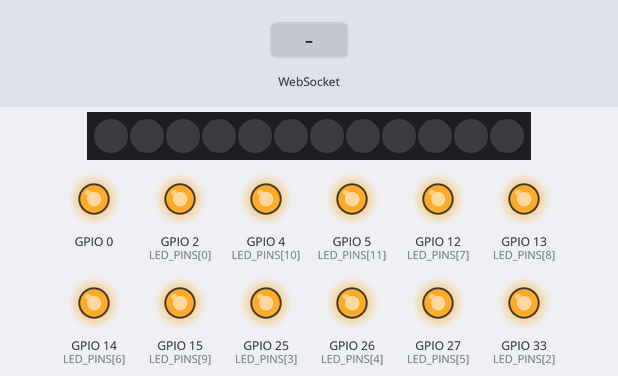
The sketch below on a simulated ESP32. Parts: 12 RGB LEDs in strip order, left to right, output pins drawn as LEDs (lit = HIGH). Dashed ring = blinking. The test bench sets the inputs (shaded band). WiFi joins after 1.5 s; servers stay silent unless stated; pins used as bus, display or sensor lines are not drawn; what the sketch prints to the serial monitor is not drawn.

Above: at 1.5 s.
At 5.8 s:
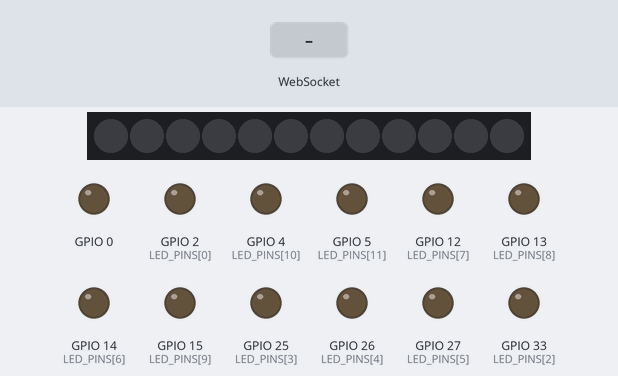
5.9 s: WebSocket text "1" received
At 6.0 s:
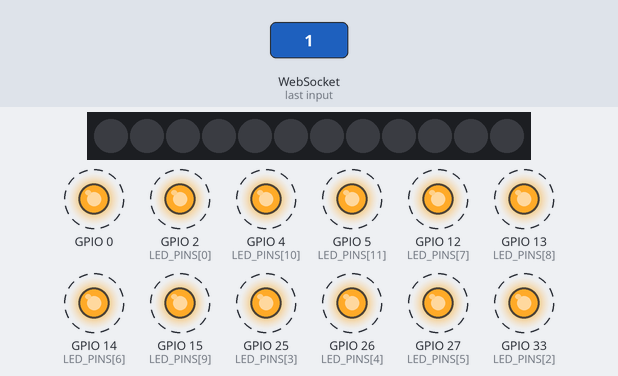
Timing chart, 0 to 8.9 s (numbered marks = the images above; inputs shaded):
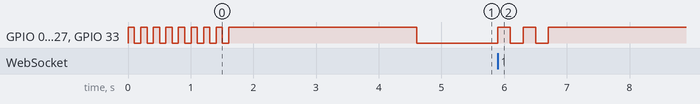

The sketch:

delta_power_wifi.ino
```cpp
#include <WiFi.h>
#include <WebSocketsClient.h>
#include <ArduinoJson.h>
#include <Adafruit_NeoPixel.h>
#ifdef __AVR__
#include <avr/power.h>  // Required for 16 MHz Adafruit Trinket
#endif

#define PIN_NEO_PIXEL 32  // Arduino pin that connects to NeoPixel
#define NUM_PIXELS 12    // The number of LEDs (pixels) on NeoPixel


// WiFi credentials
const char* ssid = "Bob2_2.4GHz";
const char* password = "theaustralianfederation";

// WebSocket server details
const char* websocket_server = "192.168.1.38";
const int websocket_port = 8765;

// LED pins configuration
const int NUM_PINS = 50;  // Number of LED pins
const int LED_PINS[NUM_PINS] = {2, 32, 33, 25, 26, 27, 14, 12, 13, 15, 4, 5};  // All LED pins

// Frequency mapping constants
const int MIN_POWER = 0;
const int MAX_POWER = 20000;  // Updated to match brain_serve_delta.py
const float MIN_FREQ = 7.0;   // 7 Hz (theta-alpha boundary)
const float MAX_FREQ = 40.0;  // 40 Hz (gamma)

Adafruit_NeoPixel NeoPixel(NUM_PIXELS, PIN_NEO_PIXEL, NEO_GRB + NEO_KHZ800);

// WebSocket client
WebSocketsClient webSocket;

// JSON document for parsing
StaticJsonDocument<200> doc;

void setup() {
  // Initialize all LED pins
  for (int i = 0; i < NUM_PINS; i++) {
    pinMode(LED_PINS[i], OUTPUT);
  }

  NeoPixel.begin();

  Serial.begin(115200);
  Serial.println("\nESP32 Starting up...");

  // Connect to WiFi
  WiFi.mode(WIFI_STA);
  WiFi.begin(ssid, password);
  Serial.printf("Connecting to %s ", ssid);

  // Blink all LEDs while connecting to WiFi
  while (WiFi.status() != WL_CONNECTED) {
    for (int i = 0; i < NUM_PINS; i++) {
      digitalWrite(LED_PINS[i], HIGH);
    }
    delay(100);
    for (int i = 0; i < NUM_PINS; i++) {
      digitalWrite(LED_PINS[i], LOW);
    }
    delay(100);
    Serial.print(".");
  }

  // WiFi connected - all LEDs solid for 3 seconds
  Serial.println("\nConnected to WiFi!");
  Serial.print("IP address: ");
  Serial.println(WiFi.localIP());
  for (int i = 0; i < NUM_PINS; i++) {
    digitalWrite(LED_PINS[i], HIGH);
  }
  delay(3000);

  // Initialize WebSocket connection
  Serial.println("Connecting to WebSocket server...");
  for (int i = 0; i < NUM_PINS; i++) {
    digitalWrite(LED_PINS[i], LOW);
  }
  webSocket.begin(websocket_server, websocket_port, "/");
  webSocket.onEvent(webSocketEvent);
  webSocket.setReconnectInterval(5000);
}

void loop() {
  webSocket.loop();

  if (WiFi.status() != WL_CONNECTED) {
    for (int i = 0; i < NUM_PINS; i++) {
      digitalWrite(LED_PINS[i], HIGH);
    }
    delay(50);
    for (int i = 0; i < NUM_PINS; i++) {
      digitalWrite(LED_PINS[i], LOW);
    }
    delay(50);
    Serial.println("WiFi disconnected!");
    return;
  }

}

float mapPowerToFrequency(int power) {
  // Map power (0-20000) to frequency (7-40 Hz)
  return MIN_FREQ + (MAX_FREQ - MIN_FREQ) * (power / (float)MAX_POWER);
}

void handlePowerValue(int power) {
  // Constrain power to valid range
  power = constrain(power, MIN_POWER, MAX_POWER);

  // Calculate flash frequency and period
  float freq = mapPowerToFrequency(power);
  int period_ms = (int)(1000.0 / freq);  // Convert frequency to period in milliseconds
  int half_period = period_ms / 2;        // Half period for equal on/off time

  Serial.printf("Power: %d, Frequency: %.1f Hz, Period: %d ms\n", power, freq, period_ms);

  // Flash all LEDs at calculated frequency
  /*for (int i = 0; i < NUM_PINS; i++) {
    digitalWrite(LED_PINS[i], HIGH);
  }
  delay(half_period);
  for (int i = 0; i < NUM_PINS; i++) {
    digitalWrite(LED_PINS[i], LOW);
  }
  delay(half_period);
  */
  for (int pixel = 0; pixel < NUM_PIXELS; pixel++) {
    NeoPixel.setPixelColor(pixel, NeoPixel.Color(2, 0, 0));
  }
  NeoPixel.show();
  delay(half_period);

  NeoPixel.clear();
  NeoPixel.show();
  delay(half_period);
}

void webSocketEvent(WStype_t type, uint8_t * payload, size_t length) {
  switch(type) {
    case WStype_DISCONNECTED:
      Serial.println("Disconnected from WebSocket server");
      // Slow alternating blink when disconnected
      for (int i = 0; i < NUM_PINS; i++) {
        digitalWrite(LED_PINS[i], HIGH);
      }
      delay(500);
      for (int i = 0; i < NUM_PINS; i++) {
        digitalWrite(LED_PINS[i], LOW);
      }
      delay(500);
      break;

    case WStype_CONNECTED:
      Serial.println("Connected to WebSocket server");
      // Double blink to indicate connection
      for(int j = 0; j < 2; j++) {
        for (int i = 0; i < NUM_PINS; i++) {
          digitalWrite(LED_PINS[i], HIGH);
        }
        delay(200);
        for (int i = 0; i < NUM_PINS; i++) {
          digitalWrite(LED_PINS[i], LOW);
        }
        delay(200);
      }
      for (int i = 0; i < NUM_PINS; i++) {
        digitalWrite(LED_PINS[i], HIGH);
      }
      break;

    case WStype_TEXT:
      DeserializationError error = deserializeJson(doc, payload);

      if (error) {
        Serial.print("deserializeJson() failed: ");
        Serial.println(error.c_str());
        return;
      }

      if (doc.containsKey("delta_power")) {
        int power = doc["delta_power"];
        handlePowerValue(power);
      }
      break;
  }
}
```

Measured:
- after the input at 5.9 s, GPIO 0, GPIO 2 (LED_PINS[0]): alternates HIGH for 0.20 s and LOW for 0.20 s, 5 changes in all, then stays HIGH, starting at once
